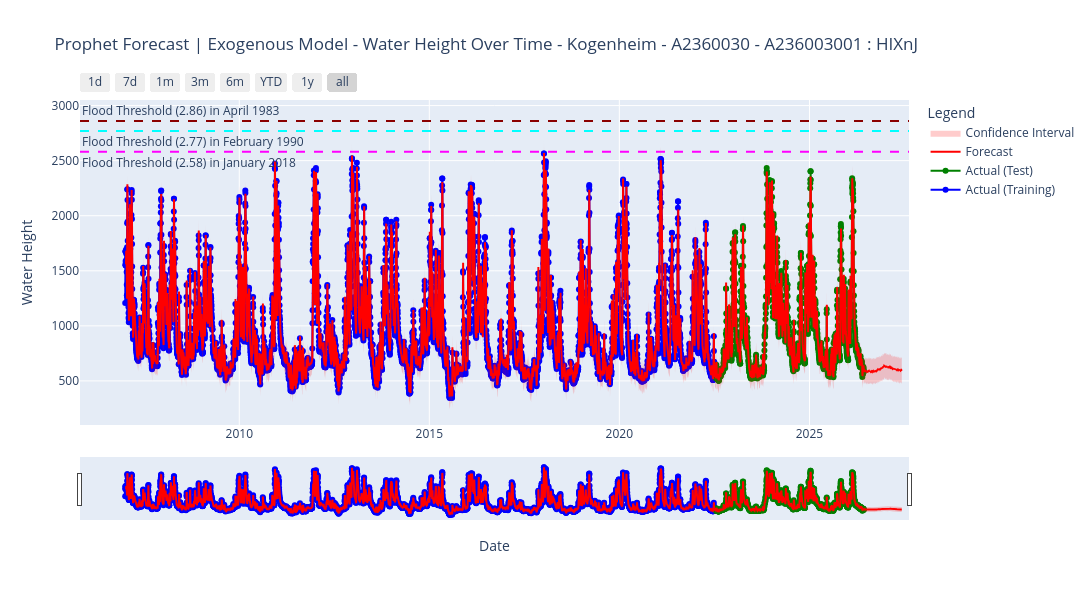

Notebook cell for this chart:
### Code cell
# Plot the forecast with confidence intervals and actual history using plotly with interactive plot and range slider options
# We visualize the forecast, confidence intervals, and actual history.
# Use plotly only to visualize the forecast, confidence intervals, and actual history with interactive plot and range slider options
fig7 = go.Figure()
# Add the actual training data
fig7.add_trace(go.Scatter(x=train_fbp["ds"], y=train_fbp["y"], mode="lines+markers", name="Actual (Training)", line=dict(color="blue")))
# Add the actual test data
fig7.add_trace(go.Scatter(x=test_fbp["ds"], y=test_fbp["y"], mode="lines+markers", name="Actual (Test)", line=dict(color="green")))
# Add the forecast line
fig7.add_trace(go.Scatter(x=forecast_exog["ds"], y=forecast_exog["yhat"], mode="lines", name="Forecast", line=dict(color="red")))
# Add confidence interval upper bound (invisible line to define fill boundary)
fig7.add_trace(go.Scatter(x=forecast_exog["ds"], y=forecast_exog["yhat_upper"], fill=None, mode="lines", 
                        line_color="rgba(0,0,0,0)", showlegend=False))
# Add confidence interval lower bound with fill to upper bound
fig7.add_trace(go.Scatter(x=forecast_exog["ds"], y=forecast_exog["yhat_lower"], fill="tonexty", mode="lines", 
                        line_color="rgba(0,0,0,0)", name="Confidence Interval", 
                        fillcolor="rgba(255,0,0,0.2)"))

# add horizontal line for flood threshold (example: 2.86) in April 1983
fig7.add_hline(y=2.86*1000, line_dash="dash", line_color="darkred", annotation_text="Flood Threshold (2.86) in April 1983", annotation_position="top left")
# add horizontal line for flood threshold (example: 2.77) in February 1990
fig7.add_hline(y=2.77*1000, line_dash="dash", line_color="cyan", annotation_text="Flood Threshold (2.77) in February 1990", annotation_position="bottom left")
# add horizontal line for flood threshold (example: 2.58) in January 2018
fig7.add_hline(y=2.58*1000, line_dash="dash", line_color="fuchsia", annotation_text="Flood Threshold (2.58) in January 2018", annotation_position="bottom left")

# Update layout with range selector buttons and range slider
fig7.update_layout(
    title=f"Prophet Forecast | Exogenous Model - Water Height Over Time - {TITLE_POSTFIX_NAME}",
    xaxis_title="Date",
    yaxis_title="Water Height",
    legend_title="Legend",
    width=1280,
    height=600,
    xaxis=dict(
        # Define the range selector with buttons
        rangeselector=dict(
            buttons=list([
                dict(count=1, label="1d", step="day", stepmode="backward"),
                dict(count=7, label="7d", step="day", stepmode="backward"),
                dict(count=1, label="1m", step="month", stepmode="backward"),
                dict(count=3, label="3m", step="month", stepmode="backward"),
                dict(count=6, label="6m", step="month", stepmode="backward"),
                dict(count=1, label="YTD", step="year", stepmode="todate"),
                dict(count=1, label="1y", step="year", stepmode="backward"),
                dict(step="all")
            ])
        ),
        # Add a range slider to the x-axis
        rangeslider=dict(visible=True),
        # Set the x-axis type to date
        type="date"
    )
)
# save the figure as an HTML and png file
fig7.write_html(local_artifact_dir / f"07_prophet_forecast_with_history_plot_{FILE_POSTFIX_NAME}.html")
# fig7.write_image(local_artifact_dir / f"07_prophet_forecast_with_history_plot_{FILE_POSTFIX_NAME}.png")
fig7.show()

### Figure 1 — Plotly figure (JSON) as saved in the notebook; plotly's stock layout.template omitted (floating-point values rounded to 4 significant figures; data arrays with more than 128 entries replaced by an {"elided": "..."} marker saying what was removed)
{"data": [{"line": {"color": "blue"}, "mode": "lines+markers", "name": "Actual (Training)", "type": "scatter", "x": {"elided": "5678 str values"}, "y": {"elided": "5678 float values"}}, {"line": {"color": "green"}, "mode": "lines+markers", "name": "Actual (Test)", "type": "scatter", "x": {"elided": "1420 str values"}, "y": {"elided": "1420 float values"}}, {"line": {"color": "red"}, "mode": "lines", "name": "Forecast", "type": "scatter", "x": {"elided": "7456 str values"}, "y": {"elided": "7456 float values"}}, {"line": {"color": "rgba(0,0,0,0)"}, "mode": "lines", "showlegend": false, "type": "scatter", "x": {"elided": "7456 str values"}, "y": {"elided": "7456 float values"}}, {"fill": "tonexty", "fillcolor": "rgba(255,0,0,0.2)", "line": {"color": "rgba(0,0,0,0)"}, "mode": "lines", "name": "Confidence Interval", "type": "scatter", "x": {"elided": "7456 str values"}, "y": {"elided": "7456 float values"}}], "layout": {"annotations": [{"showarrow": false, "text": "Flood Threshold (2.86) in April 1983", "x": 0, "xanchor": "left", "xref": "x domain", "y": 2860, "yanchor": "bottom", "yref": "y"}, {"showarrow": false, "text": "Flood Threshold (2.77) in February 1990", "x": 0, "xanchor": "left", "xref": "x domain", "y": 2770, "yanchor": "top", "yref": "y"}, {"showarrow": false, "text": "Flood Threshold (2.58) in January 2018", "x": 0, "xanchor": "left", "xref": "x domain", "y": 2580, "yanchor": "top", "yref": "y"}], "height": 600, "legend": {"title": {"text": "Legend"}}, "shapes": [{"line": {"color": "darkred", "dash": "dash"}, "type": "line", "x0": 0, "x1": 1, "xref": "x domain", "y0": 2860, "y1": 2860, "yref": "y"}, {"line": {"color": "cyan", "dash": "dash"}, "type": "line", "x0": 0, "x1": 1, "xref": "x domain", "y0": 2770, "y1": 2770, "yref": "y"}, {"line": {"color": "fuchsia", "dash": "dash"}, "type": "line", "x0": 0, "x1": 1, "xref": "x domain", "y0": 2580, "y1": 2580, "yref": "y"}], "title": {"text": "Prophet Forecast | Exogenous Model - Water Height Over Time - Kogenheim - A2360030 - A236003001 : HIXnJ"}, "width": 1280, "xaxis": {"rangeselector": {"buttons": [{"count": 1, "label": "1d", "step": "day", "stepmode": "backward"}, {"count": 7, "label": "7d", "step": "day", "stepmode": "backward"}, {"count": 1, "label": "1m", "step": "month", "stepmode": "backward"}, {"count": 3, "label": "3m", "step": "month", "stepmode": "backward"}, {"count": 6, "label": "6m", "step": "month", "stepmode": "backward"}, {"count": 1, "label": "YTD", "step": "year", "stepmode": "todate"}, {"count": 1, "label": "1y", "step": "year", "stepmode": "backward"}, {"step": "all"}]}, "rangeslider": {"visible": true}, "title": {"text": "Date"}, "type": "date"}, "yaxis": {"title": {"text": "Water Height"}}}}
